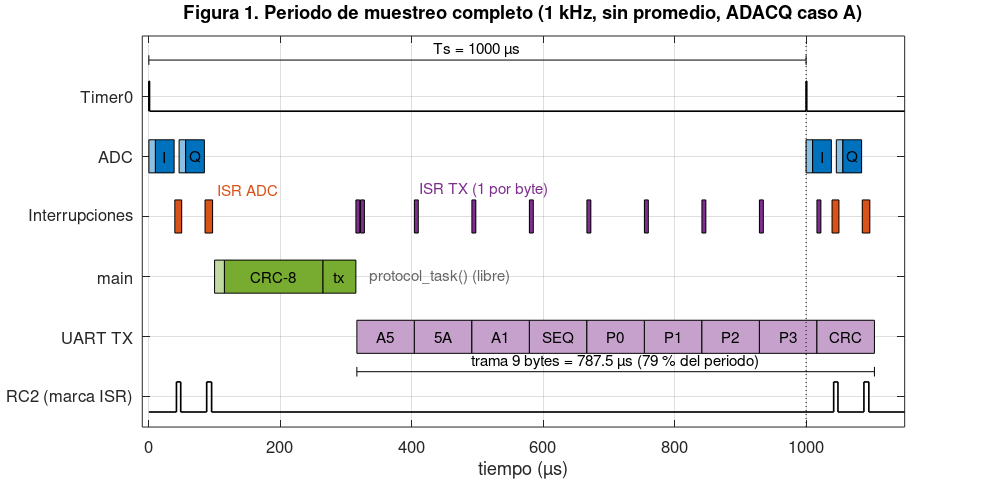
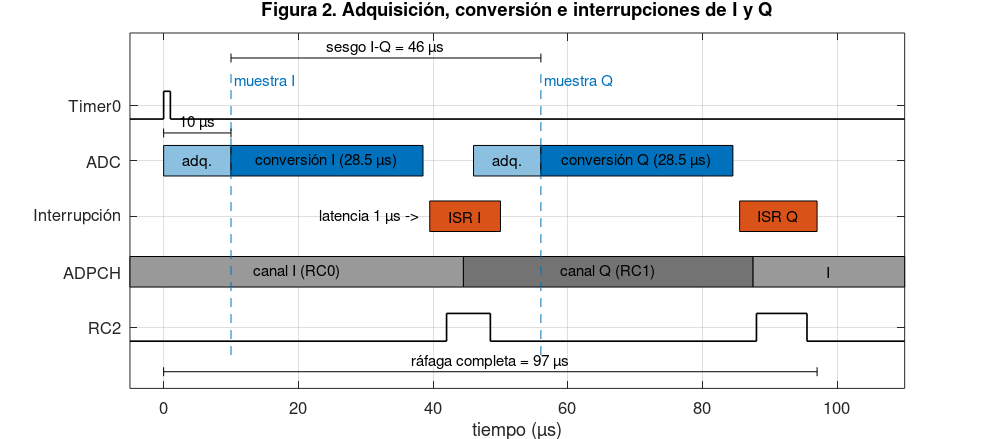
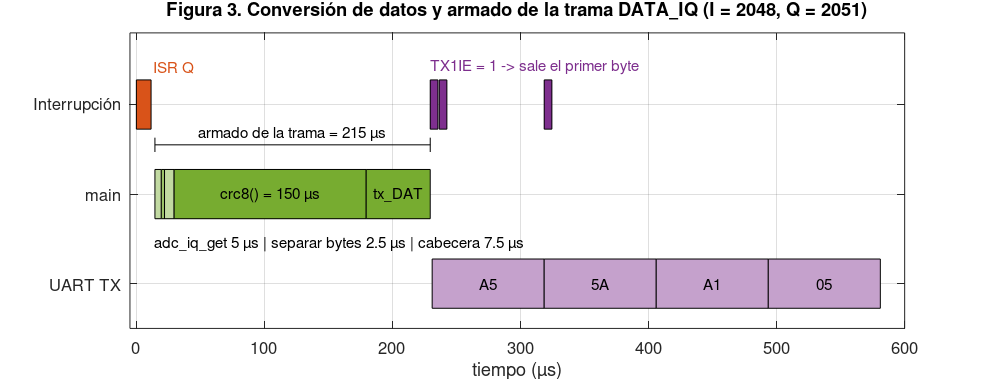
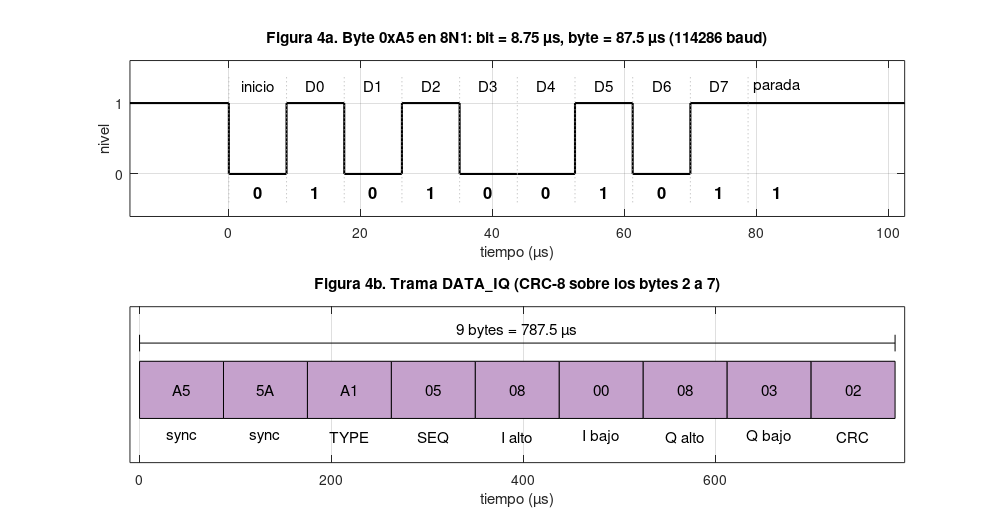

Recreate these plots in MATLAB, in order.
function generar_diagramas_tiempo()
% GENERAR_DIAGRAMAS_TIEMPO  Diagramas de tiempo del ADC y la UART - Micro 3
%
% Genera 5 figuras (PNG) en la carpeta "figuras" junto a este archivo:
%   fig1_periodo_1ms.png   periodo de muestreo completo (1 ms)
%   fig2_rafaga_IQ.png     adquisicion y conversion de I y Q
%   fig3_armado_trama.png  conversion de datos y armado de la trama
%   fig4_byte_trama.png    un byte 8N1 y la trama de 9 bytes en la linea
%   fig5_ascii_binario.png comparacion ASCII vs binario
%
% Los tiempos de CPU son ESTIMADOS (conteo de instrucciones). Cuando se
% midan con el osciloscopio, cambiar los valores de la seccion 2 y volver
% a correr el script.
%
% Requiere MATLAB R2020a o mas nuevo (archivo en UTF-8). Tambien corre en
% GNU Octave 6 o mas nuevo.

close all;
set(0, 'DefaultTextInterpreter', 'none');
set(0, 'DefaultAxesTickLabelInterpreter', 'none');
carpeta = fullfile(fileparts(mfilename('fullpath')), 'figuras');
if ~exist(carpeta, 'dir')
    mkdir(carpeta);
end

%% 1. Datos del microcontrolador (PIC16F18426)
Fosc = 16e6;               % oscilador interno [Hz]
Tcy  = 4/Fosc;             % ciclo de instruccion = 250 ns
TAD  = 32/Fosc;            % reloj del ADC: Fosc/32 = 2 us
Tconv = 14*TAD + 2*Tcy;    % conversion de 12 bits (datasheet AD22) = 28,5 us

% Timer0: Fosc/4, prescaler 1:16, TMR0H = 249  ->  periodo de muestreo
Ts = (249+1) * 16 * Tcy;   % = 1 ms

% UART: BRGH = 1, BRG16 = 1, SP1BRG = 34
SPBRG  = 34;
baud   = Fosc/(4*(SPBRG+1));   % = 114 286 baud (nominal 115200)
Tbit   = 1/baud;               % = 8,75 us
Tbyte  = 10*Tbit;              % 8N1 = 10 bits = 87,5 us

%% 2. Tiempos (en microsegundos)
us = 1e6;
t_acq   = 10;            % adquisicion, caso A (ADACQ = 160, unidad 62,5 ns). Medir: prueba 4.16
t_conv  = Tconv*us;      % 28,5
t_lat   = 1;             % latencia de interrupcion 3-4 Tcy (datasheet)
t_go_q  = 6.5;           % desde que entra la ISR de I hasta ADGO = 1  [ESTIMADO]
t_isr_i = 10.5;          % duracion ISR de I  [ESTIMADO]
t_isr_q = 11.5;          % duracion ISR de Q  [ESTIMADO]
t_poll  = 3;             % main se da cuenta de que hay par nuevo  [ESTIMADO]
t_get   = 5;             % adc_iq_get()  [ESTIMADO]
t_split = 2.5;           % separar I y Q en bytes  [ESTIMADO]
t_head  = 7.5;           % cabecera A5 5A, TYPE, SEQ, payload  [ESTIMADO]
t_crc   = 150;           % CRC-8 bit a bit sobre 6 bytes  [ESTIMADO]
t_txdat = 50;            % tx_DAT: copiar 9 bytes al buffer  [ESTIMADO]
t_txisr = 6;             % ISR de TX, una por byte  [ESTIMADO]
t_bit   = Tbit*us;
t_byte  = Tbyte*us;
t_Ts    = Ts*us;

% instantes de la rafaga (desde el disparo del Timer0)
I_muestra = t_acq;
I_adif    = I_muestra + t_conv;
isrI_ini  = I_adif + t_lat;
isrI_fin  = isrI_ini + t_isr_i;
Q_go      = isrI_ini + t_go_q;
Q_muestra = Q_go + t_acq;
Q_adif    = Q_muestra + t_conv;
isrQ_ini  = Q_adif + t_lat;
isrQ_fin  = isrQ_ini + t_isr_q;
% main
m_ini  = isrQ_fin + t_poll;
m_get  = m_ini + t_get;
m_spl  = m_get + t_split;
m_head = m_spl + t_head;
m_crc  = m_head + t_crc;
m_dat  = m_crc + t_txdat;
tx_ini = m_dat + 1.5;
t_trama = 9*t_byte;

fprintf('\n--- Tiempos usados en las figuras ---\n');
fprintf('Periodo de muestreo         %8.1f us\n', t_Ts);
fprintf('Conversion por canal        %8.1f us\n', t_conv);
fprintf('Rafaga I+Q completa         %8.1f us\n', isrQ_fin);
fprintf('Sesgo muestra I -> Q        %8.1f us\n', Q_muestra - I_muestra);
fprintf('Armado de trama (main)      %8.1f us\n', m_dat - m_ini);
fprintf('Baud real                   %8.0f baud (error %.2f %%)\n', baud, (baud/115200-1)*100);
fprintf('Byte 8N1                    %8.2f us\n', t_byte);
fprintf('Trama 9 bytes               %8.1f us (%.1f %% del periodo)\n', t_trama, 100*t_trama/t_Ts);
fprintf('Linea ASCII 15 bytes        %8.1f us\n\n', 15*t_byte);

% colores (los de MATLAB por defecto)
azul    = [0 0.4470 0.7410];
naranja = [0.8500 0.3250 0.0980];
verde   = [0.4660 0.6740 0.1880];
morado  = [0.4940 0.1840 0.5560];
gris    = [0.6 0.6 0.6];
claro   = @(c) c + (1-c)*0.55;

%% Figura 1: un periodo completo
f = nueva_figura([100 100 1000 480]);
ax = gca; hold on;
filas = {'RC2 (marca ISR)', 'UART TX', 'main', 'Interrupciones', 'ADC', 'Timer0'};
% Timer0: pulso en cada coincidencia
senal_digital([0 0; 0 1; 1 0; 1000 1; 1001 0], 6, 1150);
% ADC
bloque(0, I_muestra, 5, claro(azul), '');
bloque(I_muestra, I_adif, 5, azul, 'I');
bloque(Q_go, Q_muestra, 5, claro(azul), '');
bloque(Q_muestra, Q_adif, 5, azul, 'Q');
bloque(1000, 1000+I_muestra, 5, claro(azul), '');
bloque(1000+I_muestra, 1000+I_adif, 5, azul, 'I');
bloque(1000+Q_go, 1000+Q_muestra, 5, claro(azul), '');
bloque(1000+Q_muestra, 1000+Q_adif, 5, azul, 'Q');
% interrupciones
bloque(isrI_ini, isrI_fin, 4, naranja, '');
bloque(isrQ_ini, isrQ_fin, 4, naranja, '');
bloque(1000+isrI_ini, 1000+isrI_fin, 4, naranja, '');
bloque(1000+isrQ_ini, 1000+isrQ_fin, 4, naranja, '');
t_isr_tx = [m_dat, m_dat+7, tx_ini + (1:8)*t_byte];
for k = 1:numel(t_isr_tx)
    bloque(t_isr_tx(k), t_isr_tx(k)+t_txisr, 4, morado, '');
end
text(isrQ_fin+8, 4.45, 'ISR ADC', 'Color', naranja, 'FontSize', 11);
text(t_isr_tx(3)+8, 4.45, 'ISR TX (1 por byte)', 'Color', morado, 'FontSize', 11);
% main
bloque(m_ini, m_head, 3, claro(verde), '');
bloque(m_head, m_crc, 3, verde, 'CRC-8');
bloque(m_crc, m_dat, 3, verde, 'tx');
text(m_dat+20, 3, 'protocol_task() (libre)', 'FontSize', 11, 'Color', [0.4 0.4 0.4]);
% UART
nombres = {'A5','5A','A1','SEQ','P0','P1','P2','P3','CRC'};
for k = 1:9
    bloque(tx_ini+(k-1)*t_byte, tx_ini+k*t_byte, 2, claro(morado), nombres{k});
end
cota(tx_ini, tx_ini+t_trama, 1.42, sprintf('trama 9 bytes = %.1f µs (%.0f %% del periodo)', t_trama, 100*t_trama/t_Ts));
% RC2
senal_digital([0 0; isrI_ini+2.5 1; isrI_fin-1.5 0; isrQ_ini+2.5 1; isrQ_fin-1.5 0; ...
               1000+isrI_ini+2.5 1; 1000+isrI_fin-1.5 0; 1000+isrQ_ini+2.5 1; 1000+isrQ_fin-1.5 0], 1, 1150);
cota(0, 1000, 6.6, sprintf('Ts = %.0f µs', t_Ts));
plot([1000 1000], [0.5 6.9], 'k:');
terminar(ax, filas, [-10 1150], [0.5 7], ...
    'Figura 1. Periodo de muestreo completo (1 kHz, sin promedio, ADACQ caso A)');
guardar(f, carpeta, 'fig1_periodo_1ms');

%% Figura 2: rafaga de I y Q
f = nueva_figura([100 100 1000 440]);
ax = gca; hold on;
filas = {'RC2', 'ADPCH', 'Interrupción', 'ADC', 'Timer0'};
senal_digital([-5 0; 0 1; 1 0], 5, 110);
bloque(0, I_muestra, 4, claro(azul), 'adq.');
bloque(I_muestra, I_adif, 4, azul, sprintf('conversión I (%.1f µs)', t_conv));
bloque(Q_go, Q_muestra, 4, claro(azul), 'adq.');
bloque(Q_muestra, Q_adif, 4, azul, sprintf('conversión Q (%.1f µs)', t_conv));
bloque(isrI_ini, isrI_fin, 3, naranja, 'ISR I');
bloque(isrQ_ini, isrQ_fin, 3, naranja, 'ISR Q');
bloque(-5, Q_go-1.5, 2, gris, 'canal I (RC0)');
bloque(Q_go-1.5, isrQ_ini+2, 2, [0.45 0.45 0.45], 'canal Q (RC1)');
bloque(isrQ_ini+2, 110, 2, gris, 'I');
senal_digital([-5 0; isrI_ini+2.5 1; isrI_fin-1.5 0; isrQ_ini+2.5 1; isrQ_fin-1.5 0], 1, 110);
plot([I_muestra I_muestra], [0.5 5.6], '--', 'Color', azul);
plot([Q_muestra Q_muestra], [0.5 5.6], '--', 'Color', azul);
text(I_muestra+0.5, 5.45, 'muestra I', 'Color', azul, 'FontSize', 11);
text(Q_muestra+0.5, 5.45, 'muestra Q', 'Color', azul, 'FontSize', 11);
cota(0, I_muestra, 4.5, sprintf('%.0f µs', t_acq));
cota(I_muestra, Q_muestra, 5.85, sprintf('sesgo I-Q = %.0f µs', Q_muestra - I_muestra));
cota(0, isrQ_fin, 0.2, sprintf('ráfaga completa = %.0f µs', isrQ_fin));
text(I_adif-0.5, 3, sprintf('latencia %.2g µs \->', t_lat), 'HorizontalAlignment', 'right', 'FontSize', 11);
terminar(ax, filas, [-5 110], [-0.1 6.3], 'Figura 2. Adquisición, conversión e interrupciones de I y Q');
guardar(f, carpeta, 'fig2_rafaga_IQ');

%% Figura 3: armado de la trama
f = nueva_figura([100 100 1000 380]);
ax = gca; hold on;
o = isrQ_ini;   % tiempo relativo al inicio de la ISR de Q
filas = {'UART TX', 'main', 'Interrupción'};
bloque(0, isrQ_fin-o, 3, naranja, '');
text(isrQ_fin-o+2, 3.42, 'ISR Q', 'Color', naranja, 'FontSize', 11);
bloque(m_ini-o, m_get-o, 2, claro(verde), '');
bloque(m_get-o, m_spl-o, 2, 0.5*(verde+claro(verde)), '');
bloque(m_spl-o, m_head-o, 2, claro(verde), '');
bloque(m_head-o, m_crc-o, 2, verde, sprintf('crc8() = %.0f µs', t_crc));
bloque(m_crc-o, m_dat-o, 2, verde, 'tx_DAT');
text(m_ini-o, 1.45, sprintf('adc_iq_get %.0f µs | separar bytes %.1f µs | cabecera %.1f µs', ...
     t_get, t_split, t_head), 'FontSize', 11);
for tt = [m_dat, m_dat+7, tx_ini+t_byte]
    bloque(tt-o, tt-o+t_txisr, 3, morado, '');
end
text(m_dat-o, 3.42, 'TX1IE = 1 -> sale el primer byte', 'Color', morado, 'FontSize', 11);
hex = {'A5', '5A', 'A1', '05'};
for k = 1:4
    bloque(tx_ini-o+(k-1)*t_byte, tx_ini-o+k*t_byte, 1, claro(morado), hex{k});
end
cota(m_ini-o, m_dat-o, 2.55, sprintf('armado de la trama = %.0f µs', m_dat - m_ini));
terminar(ax, filas, [-5 600], [0.5 3.8], 'Figura 3. Conversión de datos y armado de la trama DATA_IQ (I = 2048, Q = 2051)');
guardar(f, carpeta, 'fig3_armado_trama');

%% Figura 4: un byte y la trama
f = nueva_figura([100 100 1000 520]);
subplot(2,1,1); hold on;
bits = [0 1 0 1 0 0 1 0 1 1];   % inicio, 0xA5 con el LSB primero, parada
t = [-15, (0:9)*t_bit, 10*t_bit+15];
v = [1, bits, 1];
stairs(t, v, 'k', 'LineWidth', 1.5);
nom = {'inicio','D0','D1','D2','D3','D4','D5','D6','D7','parada'};
for k = 1:10
    text((k-0.5)*t_bit, 1.25, nom{k}, 'HorizontalAlignment', 'center', 'FontSize', 11);
    text((k-0.5)*t_bit, -0.25, num2str(bits(k)), 'HorizontalAlignment', 'center', 'FontSize', 12, 'FontWeight', 'bold');
    plot([(k-1) (k-1)]*t_bit, [-0.4 1.4], ':', 'Color', [0.7 0.7 0.7]);
end
ylim([-0.6 1.6]); xlim([-15 10*t_bit+15]);
set(gca, 'YTick', [0 1]);
grid on; box on;
xlabel('tiempo (µs)'); ylabel('nivel');
title(sprintf('Figura 4a. Byte 0xA5 en 8N1: bit = %.2f µs, byte = %.1f µs (%.0f baud)', t_bit, t_byte, baud));
subplot(2,1,2); hold on;
hex = {'A5','5A','A1','05','08','00','08','03','02'};
cam = {'sync','sync','TYPE','SEQ','I alto','I bajo','Q alto','Q bajo','CRC'};
for k = 1:9
    bloque((k-1)*t_byte, k*t_byte, 1, claro(morado), hex{k});
    text((k-0.5)*t_byte, 0.55, cam{k}, 'HorizontalAlignment', 'center', 'FontSize', 11);
end
cota(0, 9*t_byte, 1.45, sprintf('9 bytes = %.1f µs', 9*t_byte));
xlim([-10 9*t_byte+10]); ylim([0.3 1.8]);
set(gca, 'YTick', []);
grid on; box on;
xlabel('tiempo (µs)');
title('Figura 4b. Trama DATA_IQ (CRC-8 sobre los bytes 2 a 7)');
guardar(f, carpeta, 'fig4_byte_trama');

%% Figura 5: ASCII contra binario
t_dec = 95; t_arm = 10; t_len = 30; t_dat15 = 75;    % [ESTIMADO]
f = nueva_figura([100 100 1000 400]);
ax = gca; hold on;
filas = {'UART binario', 'main ASCII', 'UART ASCII', 'Timer0'};
senal_digital([0 0 ;0 1; 1 0; 1000 1; 1001 0; 2000 1; 2001 0], 4, 2250);
a = m_ini;
bloque(a, a+t_dec, 2, claro(verde), 'I');
bloque(a+t_dec, a+2*t_dec, 2, claro(verde), 'Q');
bloque(a+2*t_dec, a+2*t_dec+t_arm+t_len+t_dat15, 2, verde, 'tx');
a1 = a+2*t_dec+t_arm+t_len+t_dat15;
txt = {'I',':','2','0','4','8',',','Q',':','2','0','5','1','CR','LF'};
for k = 1:15
    bloque(a1+(k-1)*t_byte, a1+k*t_byte, 3, claro(morado), txt{k});
end
text(a1+15*t_byte+15, 3, sprintf('15 bytes = %.0f µs > Ts', 15*t_byte), 'FontSize', 11);
for p = [0 1000]
    for k = 1:9
        bloque(p+tx_ini+(k-1)*t_byte, p+tx_ini+k*t_byte, 1, claro(morado), '');
    end
end
text(tx_ini+4.5*t_byte, 1, sprintf('trama binaria %.0f µs', t_trama), 'HorizontalAlignment', 'center', 'FontSize', 11);
for p = [1000 2000]
    plot([p p], [0.5 4.5], 'k:');
end
text(a, 2.45, sprintf('a_decimal(I) + a_decimal(Q) + armar línea = %.0f µs', a1-a), 'FontSize', 11, 'Color', verde);
terminar(ax, filas, [-10 2250], [0.4 4.6], 'Figura 5. Línea ASCII (Serial Plotter) contra trama binaria');
guardar(f, carpeta, 'fig5_ascii_binario');

fprintf('Figuras guardadas en: %s\n', carpeta);
end

% ------------------------------------------------------------------------
function f = nueva_figura(pos)
f = figure('Color', 'w', 'Position', pos);
% MATLAB R2025a o más nuevo con tema oscuro: forzar tema claro para que los
% nombres de las filas y los ejes se vean (y salgan bien en el PNG).
try
    set(f, 'Theme', 'light');
catch
end
end

function bloque(x0, x1, y, color, texto)
% Rectangulo de x0 a x1 centrado en la fila y, con texto opcional.
h = 0.55;
rectangle('Position', [x0, y-h/2, x1-x0, h], 'FaceColor', color, 'EdgeColor', 'k', 'LineWidth', 0.5);
if ~isempty(texto)
    text((x0+x1)/2, y, texto, 'HorizontalAlignment', 'center', 'FontSize', 11, 'Clipping', 'on');
end
end

function senal_digital(puntos, y, tfin)
% Dibuja una senal digital en la fila y. puntos = [t nivel] (nivel 0 o 1).
t = [puntos(:,1); tfin];
v = [puntos(:,2); puntos(end,2)];
stairs(t, y - 0.25 + 0.5*v, 'k', 'LineWidth', 1.2);
end

function cota(x0, x1, y, texto)
% Linea de cota con marcas en los extremos y el texto encima.
plot([x0 x1], [y y], 'k-', 'LineWidth', 0.6);
plot([x0 x0], [y-0.08 y+0.08], 'k-', 'LineWidth', 0.6);
plot([x1 x1], [y-0.08 y+0.08], 'k-', 'LineWidth', 0.6);
text((x0+x1)/2, y+0.04, texto, 'HorizontalAlignment', 'center', 'VerticalAlignment', 'bottom', 'FontSize', 11);
end

function terminar(ax, filas, xl, yl, titulo)
set(ax, 'YTick', 1:numel(filas), 'YTickLabel', filas, 'FontSize', 12);
xlim(xl); ylim(yl);
grid on; box on;
xlabel('tiempo (µs)');
title(titulo, 'Interpreter', 'none');
end

function guardar(f, carpeta, nombre)
set(f, 'PaperPositionMode', 'auto');
print(f, fullfile(carpeta, [nombre '.png']), '-dpng', '-r200');
end
